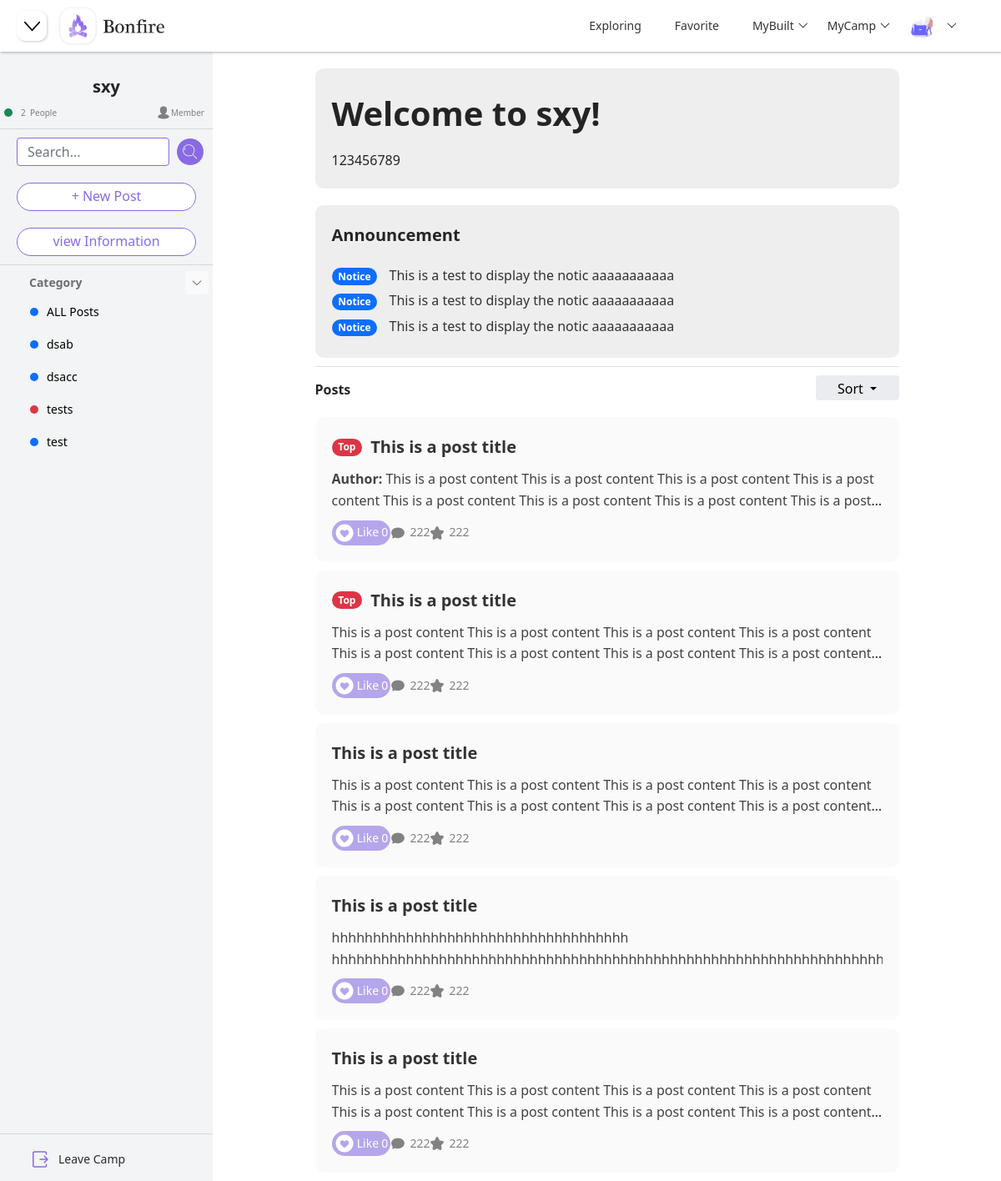
Before: /camp/4 (signed in) with the older database file.
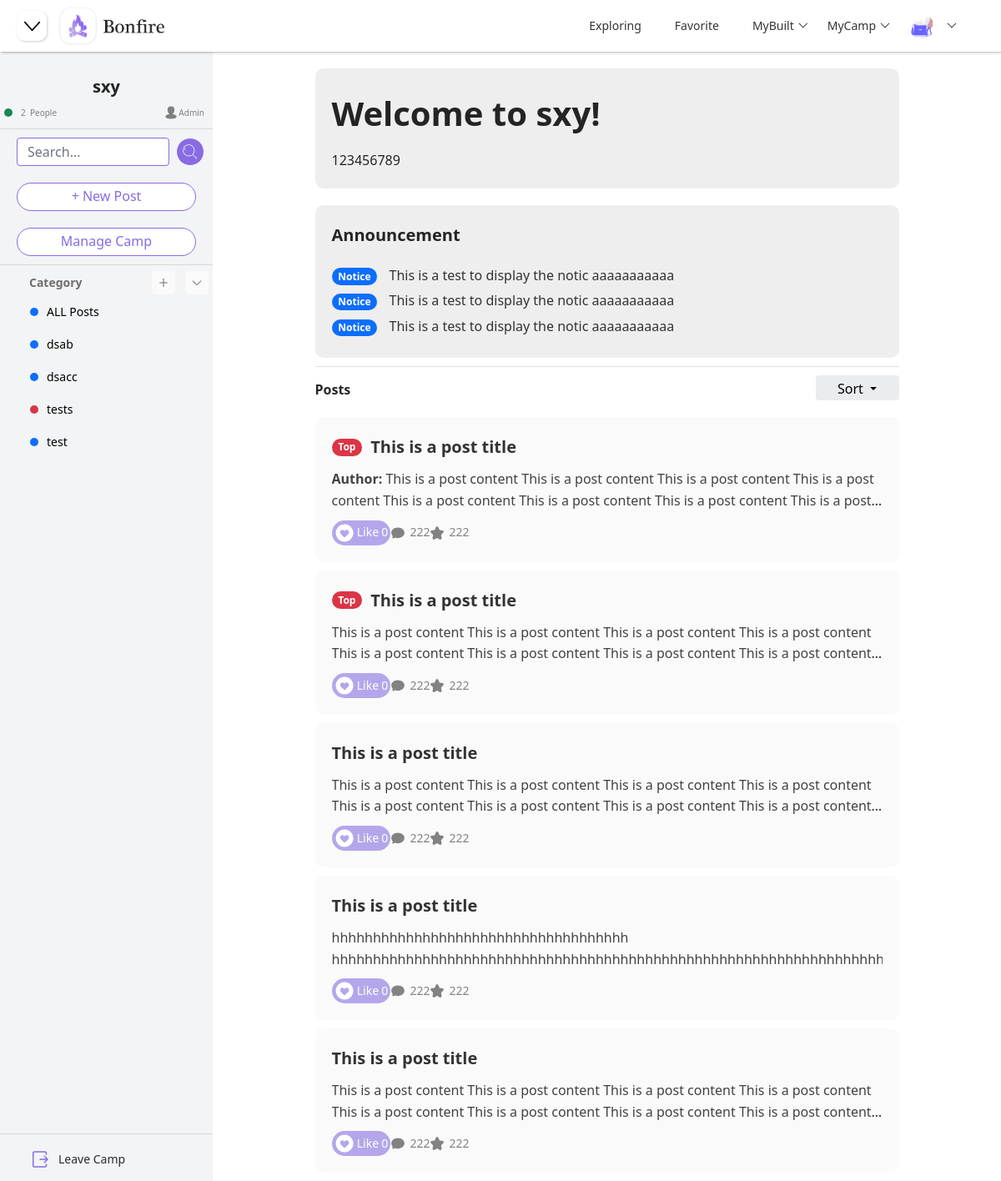
After: the same page with the newer database file.
### models.py (models this page shows)
class CampUserModel(db.Model):
    __tablename__ = "camp_user"
    id = db.Column(db.Integer, primary_key=True, autoincrement=True)
    join_time = db.Column(db.DateTime, default=datetime.now)
    identity = db.Column(db.String(100), nullable=False, unique=False)
    user_id = db.Column(db.Integer, db.ForeignKey("user.id"))
    camp_id = db.Column(db.Integer, db.ForeignKey("camp.id"))
    user = db.relationship("UserModel", backref="camps")
    camp = db.relationship("CampModel", backref="users")

### blueprints/camp.py (the view)
class Camp(Resource):
    def get(self, camp_id):
        session["camp_id"] = camp_id
        camp = CampModel.query.filter_by(id=camp_id).first()
        camp_user = CampUserModel.query.filter_by(camp_id=camp_id).all()
        users_num = len(camp_user)
        camp_dict = {"camp_id": camp.id, "camp_name": camp.name, "camp_description": camp.description,
                     "camp_background": camp.background, "users_num": users_num}
        user_id = session.get("user_id")
        if user_id:
            camp_user = CampUserModel.query.filter_by(user_id=user_id, camp_id=camp_id).first()
            if camp_user:
                identity = camp_user.identity
            else:
                identity = "visitor"
        else:
            identity = "visitor"
        categories = CategoryModel.query.filter_by(camp_id=camp_id).all()
        categories_list = []
        categories_dict = {}
        for category in categories:
            categories_dict["category_id"] = category.id
            categories_dict["category_name"] = category.name
            categories_dict["category_color"] = category.color
            categories_list.append(categories_dict)
            categories_dict = {}
        camp_builders = get_all_camp_builder()
        camp_joins = get_all_camp_join()
        return render_template("camp.html", camp=camp_dict, categories=categories_list, identity=identity,
                               camp_builders=camp_builders, camp_joins=camp_joins)

### app.py (called while the page is built)
@app.before_request
def before_request():
    user_id = session.get("user_id")
    if user_id:
        try:
            user = UserModel.query.get(user_id)
            g.user = user
        except:
            g.user = None

@app.context_processor
def context_processor():
    if hasattr(g, "user"):
        return {"user": g.user}
    else:
        return {}

### blueprints/camp.py (called while the page is built)
@api.representation('text/html')
def output_html(data, code, headers=None):
    if isinstance(data, str):
        resp = Response(data)
        return resp
    else:
        return Response(json.dumps(data), mimetype='application/json')

### controller.py (called while the page is built)
def get_all_camp_builder():
    user_id = session.get("user_id")
    if user_id:
        camp_user = CampUserModel.query.filter_by(user_id=user_id, identity="Builder").all()
        camps = []
        camp_dict = {}
        for camp in camp_user:
            camp_dict["camp_id"] = camp.camp_id
            camp = CampModel.query.filter_by(id=camp.camp_id).first()
            camp_dict["camp_name"] = camp.name
            camps.append(camp_dict)
            camp_dict = {}
        return camps
    else:
        return {}

### templates/camp.html (shortened to what this page needs)
{% extends "components/index_navi.html" %}
{% block head %}
    <link rel="stylesheet" href="{{ url_for('static', filename='css/camp.css') }}">
{% endblock %}
{% block navi_shrink %}
    <button class="justify-content-start shrink-btn" onclick="side()">
    </button>
{% endblock %}
{% block body %}
    {% include "components/camp_side.html" %}
    {% include "components/show_posts.html" %}
{% endblock %}

### templates/components/camp_side.html (shortened to what the changed rows need)
<div class="container-fluid" id="main-body">
    <div class="side-menu" id="side-menu">
        <div id="hide-menu">
            <div class="camp-info" id="camp-info">
                <h3 class="camp-name">
                </h3>
                <div class="people-info">
                    <div class="camp-identity">
                        <p class="info-people">{{ identity }}</p>
                    </div>
                </div>
            </div>
            <hr class="segmentation">
            <form class="d-flex" id="search-bar" method="get">
                <input class="form-control me-2 add-input" type="search" placeholder="Search..." name="todos">
                <button class="btn btn-primary" type="submit" id="search-btn">
                </button>
            </form>
            <button class="side-btn">
                + New Post
            </button>
            {% if identity == "Admin" or identity == "Builder" %}
                <button class="side-btn">
                    Manage Camp
                </button>
            {% else %}
                <button class="side-btn">
                    view Information
                </button>
            {% endif %}
            <hr class="segmentation">
            <div class="side-title">
                <p id="category_list">Category</p>
                {% if identity == "Admin" or identity=="Builder" %}
                    <button type="button" class="side-title-btn" id="side-title-btn1" data-bs-toggle="modal"
                            data-bs-target="#category-add">
                    </button>
                {% endif %}
                <button style="transform: rotate(0deg)" type="button" class="btn-toggle side-title-btn"
                        id="side-title-btn2"
                        onclick="rotate()" data-bs-toggle="collapse" data-bs-target="#dashboard">
                </button>
            </div>
            <div class="collapse show" id="dashboard">
                <div class="side-list2 side-list3">
                </div>
            </div>
            <div class="side-bottom">
                <hr class="segmentation">
                <div class="dropdown">
                </div>
            </div>
        </div>
    </div>
</div>

Changed rows visible on the page:
changed CampUserModel: identity "Member" → "Admin"
Other visible differences:
text no longer shown: "view Information"
text now shown: "Manage Camp"
